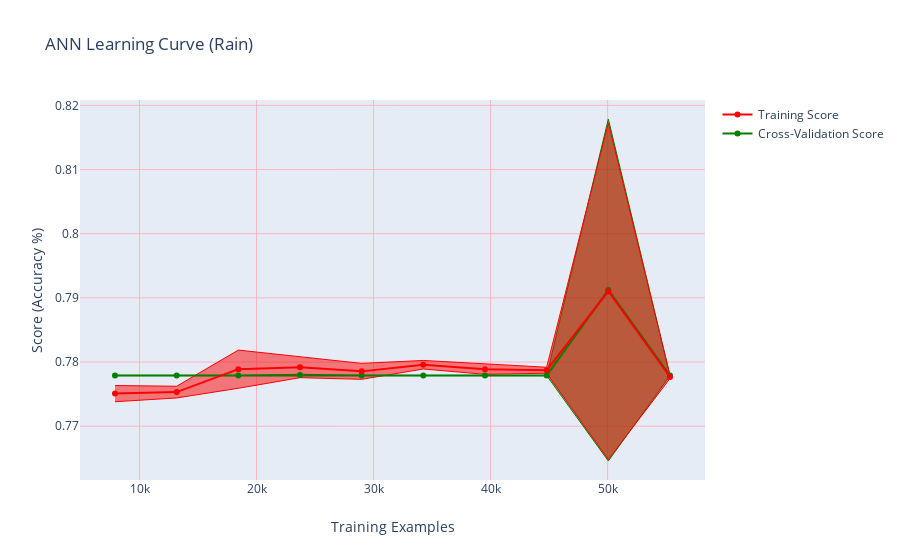

Notebook source saved alongside this figure:
### Code cell
plot_learning_curve(
    train_sizes,
    train_scores,
    test_scores,
    title="ANN Learning Curve (Rain)",
    x_title="Training Examples",
    y_title="Score (Accuracy %)",
    download_file_name="ann_learning_curve",
)

### Figure 1 — Plotly figure (JSON) as saved in the notebook; plotly's stock layout.template omitted (floating-point values rounded to 4 significant figures)
{"data": [{"line": {"color": "green", "width": 1}, "mode": "lines", "showlegend": false, "type": "scatter", "x": [7905, 13174, 18444, 23714, 28984, 34253, 39523, 44793, 50063, 55332], "y": [0.7779, 0.7779, 0.7779, 0.7781, 0.7779, 0.7779, 0.7779, 0.7779, 0.8179, 0.7779]}, {"fill": "tonexty", "line": {"color": "green", "width": 1}, "mode": "lines", "showlegend": false, "type": "scatter", "x": [7905, 13174, 18444, 23714, 28984, 34253, 39523, 44793, 50063, 55332], "y": [0.7779, 0.7779, 0.7779, 0.7778, 0.7779, 0.7779, 0.7779, 0.7779, 0.7646, 0.7779]}, {"line": {"color": "red", "width": 1}, "mode": "lines", "showlegend": false, "type": "scatter", "x": [7905, 13174, 18444, 23714, 28984, 34253, 39523, 44793, 50063, 55332], "y": [0.7763, 0.7762, 0.7819, 0.7808, 0.7798, 0.7802, 0.7797, 0.7792, 0.8172, 0.7779]}, {"fill": "tonexty", "line": {"color": "red", "width": 1}, "mode": "lines", "showlegend": false, "type": "scatter", "x": [7905, 13174, 18444, 23714, 28984, 34253, 39523, 44793, 50063, 55332], "y": [0.7738, 0.7744, 0.7759, 0.7776, 0.7773, 0.7789, 0.7781, 0.7783, 0.7648, 0.7774]}, {"marker": {"color": "green"}, "name": "Cross-Validation Score", "showlegend": true, "type": "scatter", "x": [7905, 13174, 18444, 23714, 28984, 34253, 39523, 44793, 50063, 55332], "y": [0.7779, 0.7779, 0.7779, 0.778, 0.7779, 0.7779, 0.7779, 0.7779, 0.7912, 0.7779]}, {"marker": {"color": "red"}, "name": "Training Score", "showlegend": true, "type": "scatter", "x": [7905, 13174, 18444, 23714, 28984, 34253, 39523, 44793, 50063, 55332], "y": [0.7751, 0.7753, 0.7789, 0.7792, 0.7785, 0.7796, 0.7789, 0.7787, 0.791, 0.7777]}], "layout": {"title": {"text": "ANN Learning Curve (Rain)"}, "xaxis": {"gridcolor": "LightPink", "gridwidth": 1, "showgrid": true, "title": {"text": "Training Examples"}}, "yaxis": {"gridcolor": "LightPink", "gridwidth": 1, "showgrid": true, "title": {"text": "Score (Accuracy %)"}}}}
